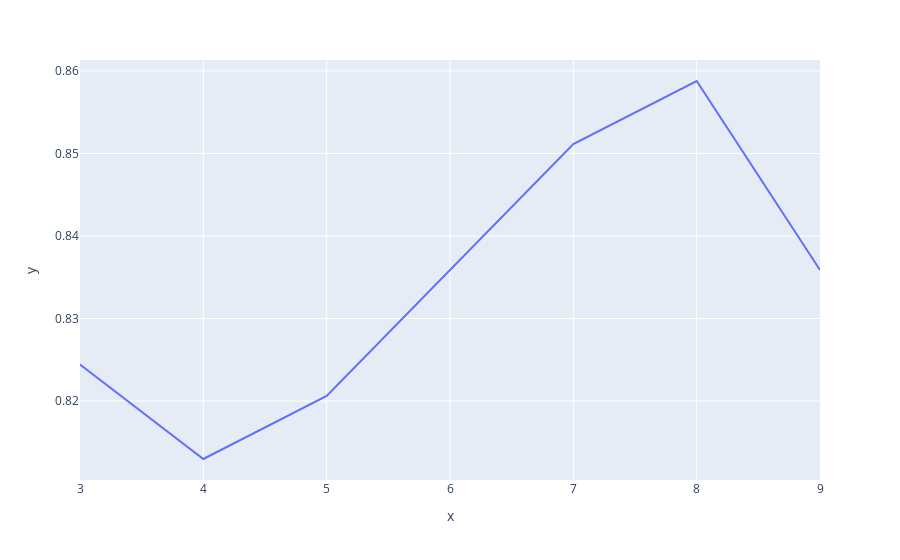

The cell this chart's notebook holds for it:
### Markdown cell above
KNearestNeighbours

### Code cell
from sklearn.neighbors import KNeighborsClassifier

list1 = []

for neighbors in range(3,10):
    classifier = KNeighborsClassifier( n_neighbors = neighbors, metric='minkowski')
    classifier.fit( x_train, y_train )
    y_pred = classifier.predict( x_test )
    list1.append(accuracy_score( y_test, y_pred ))

fig = px.line(x = list(range(3,10)), y = list1)
fig.show()

### Figure 1 — Plotly figure (JSON) as saved in the notebook; plotly's stock layout.template omitted (floating-point values rounded to 4 significant figures)
{"data": [{"hovertemplate": "x=%{x}<br>y=%{y}<extra></extra>", "legendgroup": "", "line": {"color": "#636efa", "dash": "solid"}, "mode": "lines", "name": "", "orientation": "v", "showlegend": false, "type": "scatter", "x": [3, 4, 5, 6, 7, 8, 9], "xaxis": "x", "y": [0.8244, 0.813, 0.8206, 0.8359, 0.8511, 0.8588, 0.8359], "yaxis": "y"}], "layout": {"legend": {"tracegroupgap": 0}, "margin": {"t": 60}, "xaxis": {"anchor": "y", "domain": [0, 1], "title": {"text": "x"}}, "yaxis": {"anchor": "x", "domain": [0, 1], "title": {"text": "y"}}}}
